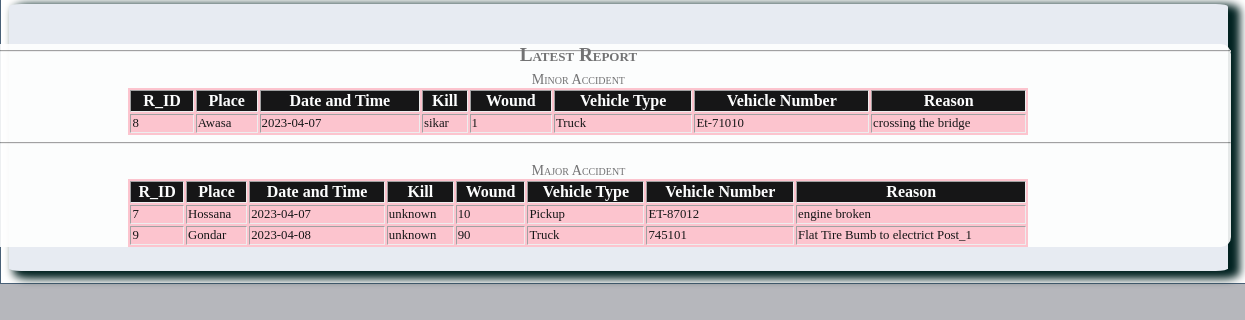
Screenshot of /home.php (signed in) with the database file from the repository.
### tables this page shows
CREATE TABLE `record` (
  `r_id` int(9) NOT NULL,
  `type` varchar(200) NOT NULL,
  `place` varchar(200) NOT NULL,
  `dt` varchar(200) NOT NULL,
  `kill` varchar(200) NOT NULL,
  `wound` varchar(200) NOT NULL,
  `v_type` varchar(200) NOT NULL,
  `v_number` varchar(200) NOT NULL,
  `reason` varchar(200) NOT NULL
);

### home.php (the view, shortened to what this page needs)
<?php
include("connect.php");
if(!(isset($_SESSION['log_user'])))
			{
				header("location:check.php");
			}
			else
			{
				?>
<!DOCTYPE html PUBLIC "-//W3C//DTD XHTML 1.1//EN" "http://www.w3.org/TR/xhtml11/DTD/xhtml11.dtd">
<!DOCTYPE HTML PUBLIC "-//W3C//DTD HTML 4.01//EN" "http://www.w3.org/TR/html4/strict.dtd">
<html xmlns="http://www.w3.org/1999/xhtml" xml:lang="en">
<head runat="server">
    <link href="style1.css" rel="stylesheet" type="text/css" />
<link rel="stylesheet" href="styles.css" type="text/css" />
</head>
<body>
<form runat="server">
<div class="page" style="width:100%;margin-top:0.5%;min-height:auto;box-shadow:10px -10px 10px -10px;">
   	       <div class="main" style="width:96%;min-height:auto;background:#E7EBF2;border-radius:1%;box-shadow:8px 4px 8px 4px #022221;">
    <div  style="margin-left:-10%;margin-bottom:1%;padding:2% 2%;width:0%;">
<div class="homecon" style="margin-left:5%;margin-bottom:1%;padding:2% 2%;">
	<div class="homesec" style="margin:5% 5%;margin-bottom:1%;padding:2% 2%;">
	<center>
	<h2>Latest Report</h2>
	<hr>
	<h4>Minor Accident</h4>
	<table border="1" width="900" style="color:#000;
border:none;
background-color:pink;">
		<tr>
			<th>R_ID</th>
			<th>Place</th>
			<th>Date and Time</th>
			<th>Kill</th>
			<th>Wound</th>
			<th>Vehicle Type</th>
			<th>Vehicle Number</th>
			<th>Reason</th>
		</tr>
			<?php
		$start=1;
		$limit=8;
       if(isset($_GET['r_id']))
       {
            $start=($_GET['r_id']-1)*$limit;
       }
        else
        {
			$start=0;
		}
	 $query1="select * from record where type='Minor' order by r_id asc limit $start,$limit";
	 $result1=mysqli_query($con,$query1);
?>
		<?php
while($rows=mysqli_fetch_array($result1))
{
	?>
 <tr>
 	<td><?php echo $rows['r_id']?></td>
    <td><?php echo $rows['place']?></td>
    <td><?php echo $rows['dt']?></td>
	 <td><?php echo $rows['kill']?></td>
	 <td><?php echo $rows['wound']?></td>
	 <td><?php echo $rows['v_type']?></td>
	  <td><?php echo $rows['v_number']?></td>
	   <td><?php echo $rows['reason']?></td>
  </tr>
<?php
		}
?>
<table border="1" width="900" style="color:#000;
border:none;
background-color:pink;">
<hr>
<h4>Major Accident</h4>
		<tr>
			<th>R_ID</th>
			<th>Place</th>
			<th>Date and Time</th>
			<th>Kill</th>
			<th>Wound</th>
			<th>Vehicle Type</th>
			<th>Vehicle Number</th>
			<th>Reason</th>
		</tr>
			<?php
		$start=1;
		$limit=8;
	       if(isset($_GET['r_id']))
	       {
		    $start=($_GET['r_id']-1)*$limit;
	       }
			else
			{
			$start=0;
		}
	 $query1="select * from record where type='Major' order by r_id asc limit $start,$limit";
	 $result1=mysqli_query($con,$query1);
?>
		<?php
while($rows=mysqli_fetch_array($result1))
{
	?>
 <tr>
 	<td><?php echo $rows['r_id']?></td>
    <td><?php echo $rows['place']?></td>
    <td><?php echo $rows['dt']?></td>
	 <td><?php echo $rows['kill']?></td>
	 <td><?php echo $rows['wound']?></td>
	 <td><?php echo $rows['v_type']?></td>
	  <td><?php echo $rows['v_number']?></td>
	   <td><?php echo $rows['reason']?></td>
  </tr>
<?php
			}}
	?>
	</center>
	</div>
	</div>
</div>
</div>
</body>
</html>

### style1.css (style rules this page uses)
body { background: #b6b7bc; font-size: .80em; font-family:Cambria; margin: 0px; padding: 0px; color:black bold; }
h1, h2, h3, h4, h5, h6 { font-size: 1.5em; color: #666666; font-variant: small-caps; text-transform: none; font-weight: 200; margin-bottom: 0px; }
h2 { font-size: 1.5em; font-weight: 600; height: 0px; width: 822px; }
h4 { font-size: 1.1em; }
.page { width: 96%; background-color: #fff; margin: -1.2% auto 0px auto; border: 1px solid #496077; }
.main { padding: 0px 12px; margin: 12px 8px 8px 8px; min-height: 490px; }

### styles.css (style rules this page uses)
body { background-size:cover; background-repeat:no-repeat; background-attachment:fixed; color:#fff; }
.homecon { padding-left:20px; padding-top:120px; width:100%; }
.homesec { background-color:#fff; width:1306px; height:auto; color:#000; border-radius:10px; opacity:.9; }

### home.php (style rules this page uses)
th { font-size:16px; background-color:black; color:#fff; }

### rows the page displays
record: r_id "8", place "Awasa", dt "2023-04-07", kill "sikar", wound "1", v_type "Truck", v_number "Et-71010", reason "crossing the bridge"
record: r_id "7", place "Hossana", dt "2023-04-07", kill "unknown", wound "10", v_type "Pickup", v_number "ET-87012", reason "engine broken"
record: r_id "9", place "Gondar", dt "2023-04-08", kill "unknown", wound "90", v_type "Truck", v_number "745101", reason "Flat Tire Bumb to electrict Post_1"
